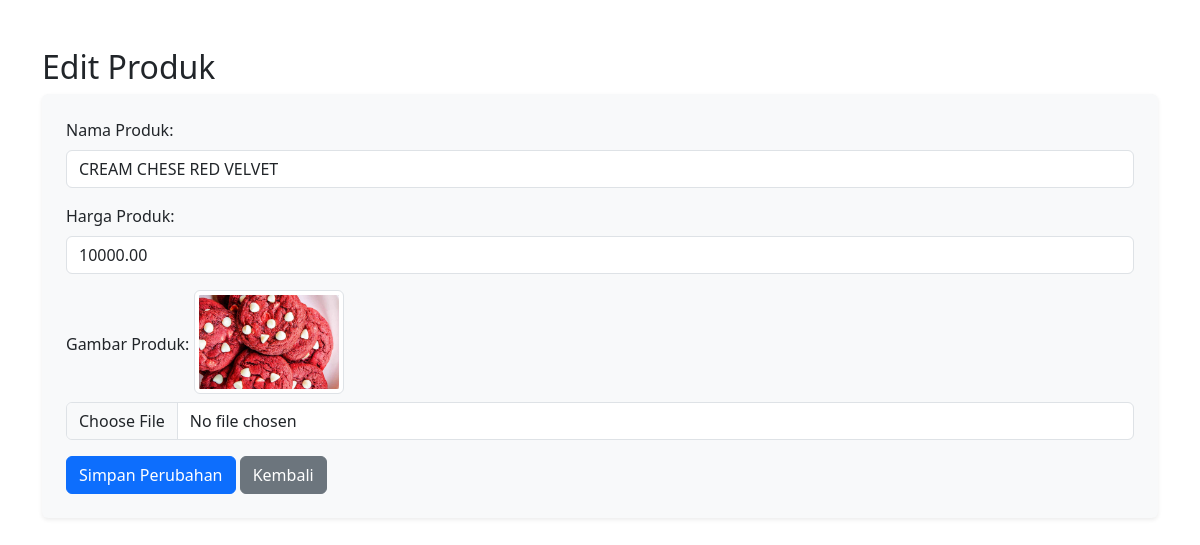
/admin/edit_produk.php?id=10, run on the app's committed database.
### tables this page shows
CREATE TABLE `produk` (
  `id_produk` int NOT NULL,
  `nama_produk` varchar(100) NOT NULL,
  `harga_produk` decimal(10,2) NOT NULL,
  `gambar_produk` varchar(255) NOT NULL
);

### admin/edit_produk.php (the view, shortened to what this page needs)
<?php
include 'config.php';
$id_produk = $_GET['id'] ?? '';
$nama_produk = '';
$harga_produk = '';
$gambar_produk = '';
if (!empty($id_produk)) {
    $query = "SELECT * FROM produk WHERE id_produk = '$id_produk'";
    $result = mysqli_query($conn, $query);
    if ($row = mysqli_fetch_assoc($result)) {
        $nama_produk = $row['nama_produk'];
        $harga_produk = $row['harga_produk'];
        $gambar_produk = $row['gambar_produk'];
    } else {
        $error = "Produk tidak ditemukan!";
    }
} else {
    $error = "ID Produk tidak valid!";
}
?>
<!DOCTYPE html>
<html lang="id">
<head>
    <link href="https://cdn.jsdelivr.net/npm/bootstrap@5.3.2/dist/css/bootstrap.min.css" rel="stylesheet">
</head>
<body>
    <div class="container my-5">
        <h2>Edit Produk</h2>
        <form action="" method="post" enctype="multipart/form-data" class="bg-light p-4 rounded shadow-sm">
            <div class="mb-3">
                <label for="nama_produk" class="form-label">Nama Produk:</label>
                <input type="text" id="nama_produk" name="nama_produk" class="form-control" value="<?php echo htmlspecialchars($nama_produk); ?>" required>
            </div>
            <div class="mb-3">
                <label for="harga_produk" class="form-label">Harga Produk:</label>
                <input type="number" id="harga_produk" name="harga_produk" class="form-control" value="<?php echo htmlspecialchars($harga_produk); ?>" required>
            </div>
            <div class="mb-3">
                <label for="gambar_produk" class="form-label">Gambar Produk:</label>
                <?php if ($gambar_produk): ?>
                    <img src="uploads/<?php echo htmlspecialchars($gambar_produk); ?>" alt="Gambar Produk" class="img-thumbnail mb-2" style="max-width: 150px;">
                <?php endif; ?>
                <input type="file" id="gambar_produk" name="gambar_produk" class="form-control" accept="image/*">
            </div>
            <button type="submit" class="btn btn-primary">Simpan Perubahan</button>
            <a href="admin.php" class="btn btn-secondary">Kembali</a>
        </form>
    </div>
</body>
</html>

### data on the page
produk: nama_produk "CREAM CHESE RED VELVET", harga_produk "10000.00", gambar_produk (picture)
